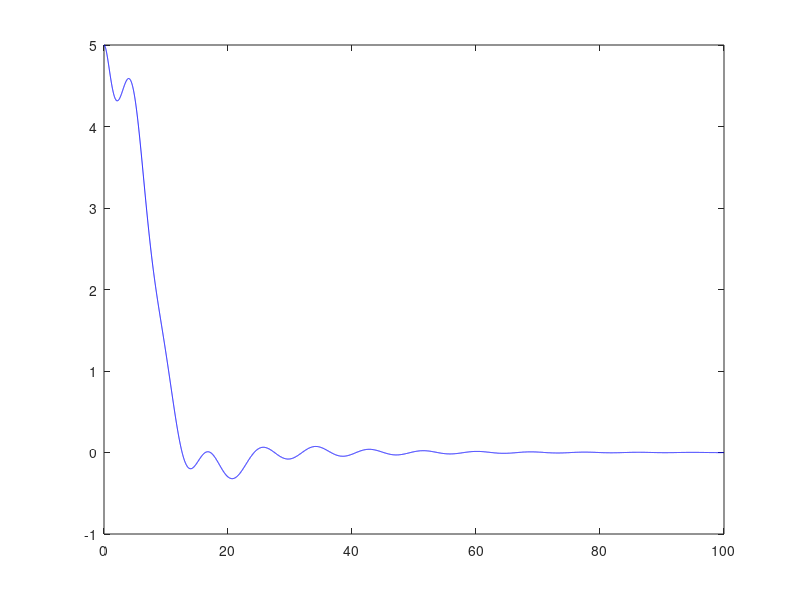
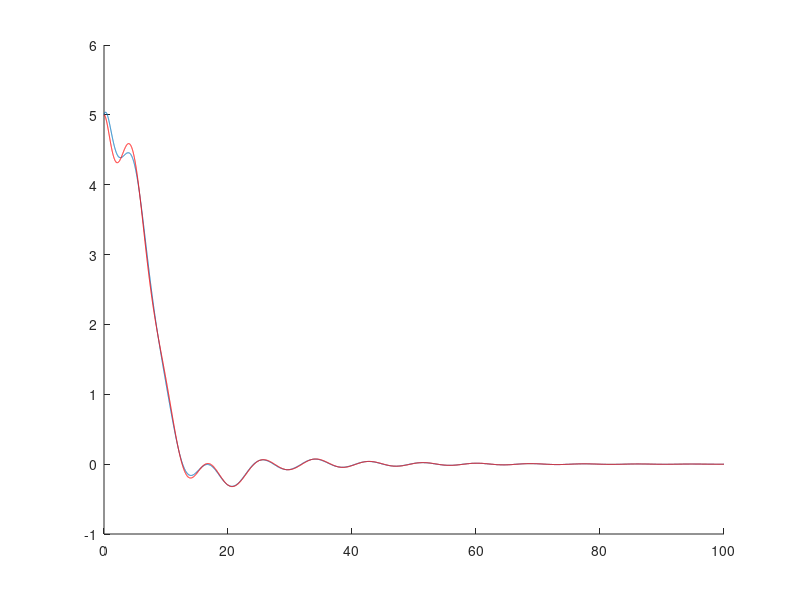

Reproduce these figures in MATLAB, in order.

M = 1000;
m1 = 100;
m2 = 100;
l1 = 20;
l2 = 10;
g = 9.80;
x0= [ 5 ; 0 ; 0.1 ; 0 ;0.2 ; 0 ; 0 ; 0 ; 0 ; 0 ; 0 ; 0]
A= [0 1 0 0 0 0 ; 0 0 -(m1*g/M) 0 -(m2*g/M) 0 ; 0 0 0 1 0 0 ; 0 0 -(g*(M+m1))/(M*l1) 0 -(m2*g)/(M*l1) 0 ;0 0 0 0 0 1; 0 0 -(m1*g)/(M*l2) 0 -(g*(M+m2))/(M*l2) 0]
B= [ 0; 1/M ;0; 1/(M*l1) ;0 ;1/(M*l2)];
C = [1 0 0 0 0 0];
D = 0;
Q=[1 0 0 0 0 0;0 1 0 0 0 0; 0 0 100 0 0 0; 0 0 0 1000 0 0; 0 0 0 0 150 0; 0 0 0 0 0 1500]
R=0.0001
K = lqr(A,B,Q,R);
sys_1 = ss(A,[B B],C,[zeros(1,1) zeros(1,1)]);
vd = 0.3;
vn = 1;
sen = [1];
known = [1];
[~,L,~] = kalman(sys_1,vd,vn,[],sen,known)
Ac = [A-B*K B*K;zeros(size(A)) A-L*C];
Bc = zeros(12,1);
Cc = [C zeros(size(C))];
sys_cl_lqg = ss(Ac,Bc,Cc,D );

t = 0:0.01:100;
F = zeros(size(t));
[Y,~,X] = lsim(sys_cl_lqg,F,t,x0);
figure
plot(t,Y(:,1),'b');
u = zeros(size(t));
for i = 1:size(X,1)
u(i) = K * (X(i,1:6))';
end
Xhat = X(:,1) - X(:,6);
figure(2);
hold on
plot(t,Xhat)

plot(t,X(:,1),'r')
hold off
